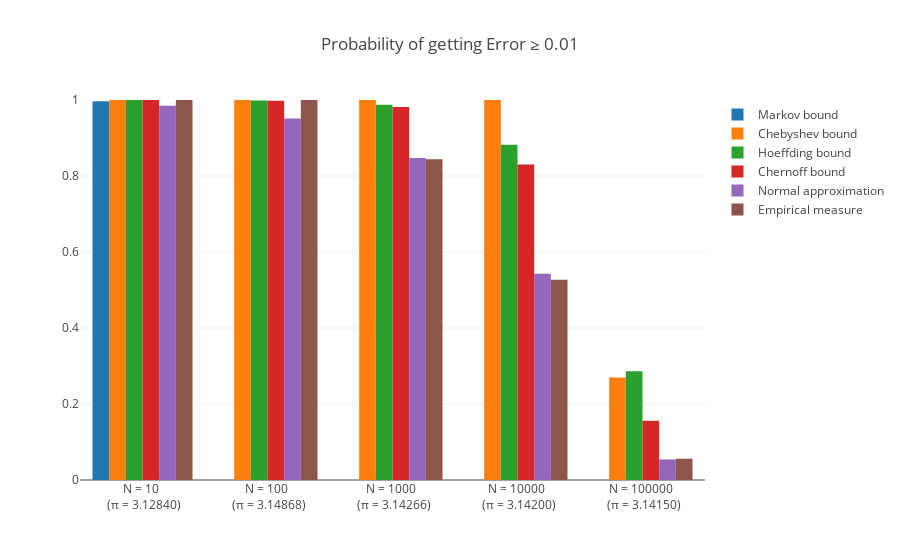

The notebook cell saved with this chart:
### Code cell
# Define formulas for bounds
dkl = lambda p, q: p*np.log(p/q) + (1-p)*np.log((1-p)/(1-q))
markov_bound = lambda err: np.pi/(np.pi + err)
cheb_bound   = lambda err, n: VARIANCE/(n * err**2)  
chern_bound  = lambda err, n: np.exp(-n*dkl((np.pi + err)/4, np.pi/4))
hoeff_bound  = lambda err, n: np.exp(-n*err**2/8) 

def p_error_normal(err, N):
    """Returns the probability of having deviations >= err for a normal distribution."""
    z = err/(np.sqrt(VARIANCE/N))  # normalize z-score
  
    return 1 - erf(z/np.sqrt(2))


# Plot a comparison between different bounds, the normal approximation and the empirical 
data = [
    Bar(x=x, y=[markov_bound(MAX_ERROR)], name="Markov bound"),
    Bar(x=x, y=[cheb_bound(MAX_ERROR, N) for N in Ns], name="Chebyshev bound"),
    Bar(x=x, y=[hoeff_bound(MAX_ERROR, N) for N in Ns], name="Hoeffding bound"),
    Bar(x=x, y=[chern_bound(MAX_ERROR, N) for N in Ns], name="Chernoff bound"),
    Bar(x=x, y=[p_error_normal(MAX_ERROR, N) for N in Ns], name="Normal approximation"),
    Bar(x=x, y=p_error, name="Empirical measure")
]

lyt = Layout(
    title="Probability of getting Error ≥ {}".format(MAX_ERROR),
    yaxis=dict(range=(0, 1))
)

py.iplot(Figure(data=data, layout=lyt))

### Figure 1 — Plotly figure (JSON) as saved in the notebook; plotly's stock layout.template omitted (floating-point values rounded to 4 significant figures)
{"data": [{"name": "Markov bound", "type": "bar", "x": ["N = 10 <br> (π = 3.12840)", "N = 100 <br> (π = 3.14868)", "N = 1000 <br> (π = 3.14266)", "N = 10000 <br> (π = 3.14200)", "N = 100000 <br> (π = 3.14150)"], "y": [0.9968]}, {"name": "Chebyshev bound", "type": "bar", "x": ["N = 10 <br> (π = 3.12840)", "N = 100 <br> (π = 3.14868)", "N = 1000 <br> (π = 3.14266)", "N = 10000 <br> (π = 3.14200)", "N = 100000 <br> (π = 3.14150)"], "y": [2697.0, 269.7, 26.97, 2.697, 0.2697]}, {"name": "Hoeffding bound", "type": "bar", "x": ["N = 10 <br> (π = 3.12840)", "N = 100 <br> (π = 3.14868)", "N = 1000 <br> (π = 3.14266)", "N = 10000 <br> (π = 3.14200)", "N = 100000 <br> (π = 3.14150)"], "y": [0.9999, 0.9988, 0.9876, 0.8825, 0.2865]}, {"name": "Chernoff bound", "type": "bar", "x": ["N = 10 <br> (π = 3.12840)", "N = 100 <br> (π = 3.14868)", "N = 1000 <br> (π = 3.14266)", "N = 10000 <br> (π = 3.14200)", "N = 100000 <br> (π = 3.14150)"], "y": [0.9998, 0.9981, 0.9816, 0.8303, 0.1558]}, {"name": "Normal approximation", "type": "bar", "x": ["N = 10 <br> (π = 3.12840)", "N = 100 <br> (π = 3.14868)", "N = 1000 <br> (π = 3.14266)", "N = 10000 <br> (π = 3.14200)", "N = 100000 <br> (π = 3.14150)"], "y": [0.9846, 0.9514, 0.8473, 0.5426, 0.05415]}, {"name": "Empirical measure", "type": "bar", "x": ["N = 10 <br> (π = 3.12840)", "N = 100 <br> (π = 3.14868)", "N = 1000 <br> (π = 3.14266)", "N = 10000 <br> (π = 3.14200)", "N = 100000 <br> (π = 3.14150)"], "y": [1, 1, 0.844, 0.527, 0.056]}], "layout": {"title": "Probability of getting Error ≥ 0.01", "yaxis": {"range": [0, 1]}}}
